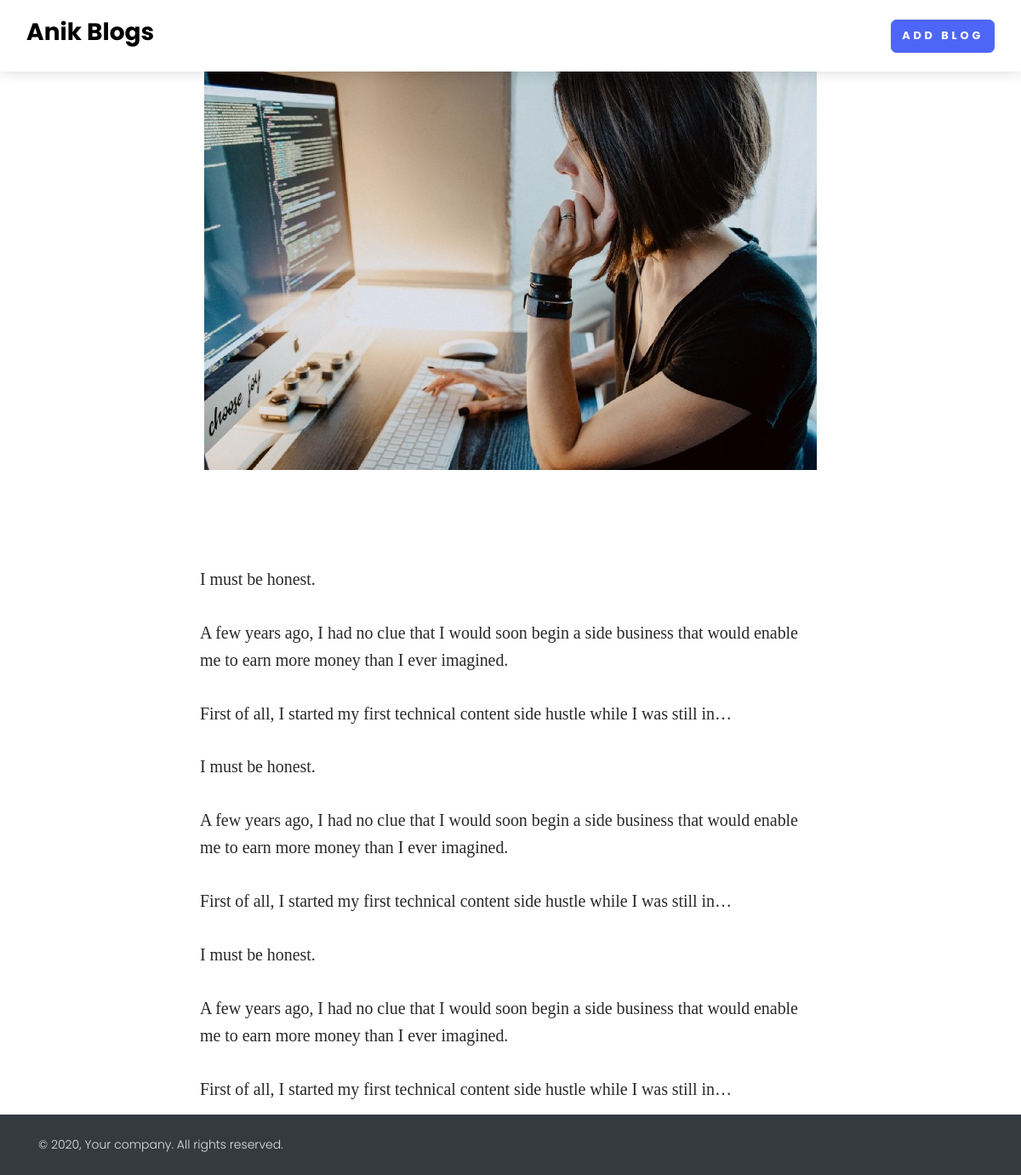
/blog-detail/8-stupidly-simple-programming-side-hustle-that-you-can-start-in-2023-no-bs, run on the app's committed database.
### home/models.py (models this page shows, shortened)
class BlogModel(models.Model):
    title = models.CharField(max_length=1000)
    content = FroalaField()
    slug = models.SlugField(max_length=1000, null=True, blank= True)
    user = models.ForeignKey(User, blank=True, null= True, on_delete=models.CASCADE)
    image = models.ImageField(upload_to='uploads/froala_editer/images')
    created_at = models.DateTimeField(auto_now_add=True)
    updated_at = models.DateTimeField(auto_now=True)
    approved = models.BooleanField('Approved',default=False)

### home/views.py (the view)
# urls.py: path('blog-detail/<slug>', blog_detail, name="blog_detail"),
def blog_detail(request, slug):
    context = {}
    try:
        blog_obj = BlogModel.objects.filter(slug = slug).first()
        context['blog_obj'] = blog_obj
    except Exception as e:
        print(e)
    return render(request, 'blog_detail.html', context)

### home/templates/blog_detail.html
{% extends "base.html" %}
{% block start %}
<section>
    <div class="container">
        <div class="row text-center">
            <div class="col-xl-10 mx-auto"><img class="img-fluid mb-5"
                    src="/media/{{blog_obj.image}}"
                    alt=""></div>
        </div>
        <div class="row">
            <div class="col-xl-8 col-lg-10 mx-auto my-4">
                <div class="text-content">
                    {{blog_obj.content|safe}}
                </div>
            </div>
        </div>
    </div>
</section>
{% endblock %}

### data on the page
BlogModel: image (picture), content "I must be honest. A few years ago, I had no clue that I would soon begin a side business that would enable me to earn more money than I ever imagined. First of all, I started my first technical content side hustle while I was still in… I must be honest. A few years ago, I had no clue that I would soon begin a side business that would enable me to earn more money than I ever imagined. First of all, I started my first technical content side hustle while I was still in… I must be honest. A few years ago, I had no clue that I would soon begin a side business that would enable me to earn more money than I ever imagined. First of all, I started my first technical content side hustle while I was…"
